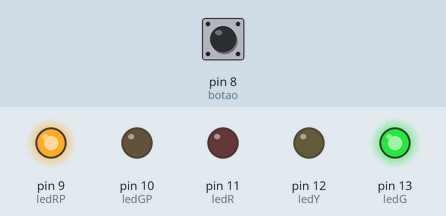
The sketch below on a simulated Arduino Uno, built with avr-gcc and run on an emulated ATmega328P. Parts: output pins drawn as LEDs (lit = HIGH). The inputs (shaded band) are chosen by the test bench; at power-on: pin 8 (botao) HIGH.

Above: at 1.2 s.
1.3 s: pin 8 (botao) pulled LOW for 0.15 s
At 5.6 s:
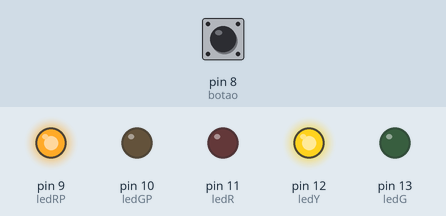
At 7.1 s:
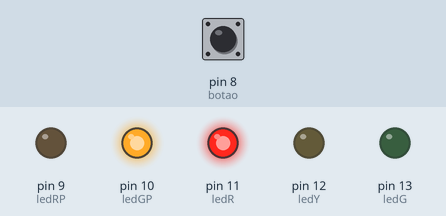
Timing chart, 0 to 19.3 s (numbered marks = the images above; inputs shaded):
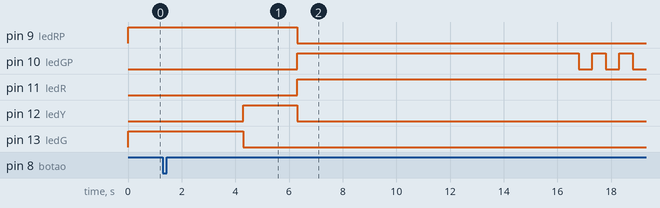

The sketch:

semaforo2.ino
```cpp
int ledR = 11, ledY = 12, ledG = 13, ledRP = 9, ledGP = 10, botao = 8;
bool estadoBotao = false;

void setup() {

  pinMode(botao,INPUT_PULLUP);
  pinMode(ledR,OUTPUT);
  pinMode(ledY,OUTPUT);
  pinMode(ledG,OUTPUT);
  pinMode(ledRP,OUTPUT);
  pinMode(ledGP,OUTPUT);

}

void loop() {

  estadoBotao = digitalRead(botao);

  digitalWrite(ledG,HIGH);
  digitalWrite(ledRP,HIGH);

  digitalWrite(ledR,LOW);
  digitalWrite(ledY,LOW);
  digitalWrite(ledGP,LOW);

  if(estadoBotao == false){

    delay(3000);

    digitalWrite(ledG,LOW);
    digitalWrite(ledY,HIGH);

    delay(2000);

    digitalWrite(ledRP,LOW);
    digitalWrite(ledY,LOW);
    digitalWrite(ledR,HIGH);
    digitalWrite(ledGP,HIGH);

    delay(10000);

    for(int x=0;x<10;x++){
      digitalWrite(ledGP,HIGH);
      delay(500);
      digitalWrite(ledGP,LOW);
      delay(500);
     }

    }

}
```

Measured:
- after the input at 1.3 s, pin 9 (ledRP): HIGH → LOW after 5.0 s; pin 10 (ledGP): LOW → HIGH after 5.0 s, then repeats every 1.0 s: LOW 0.50 s, HIGH 0.50 s; pin 11 (ledR): LOW → HIGH after 5.0 s; pin 12 (ledY): LOW → HIGH after 3.0 s, → LOW 2.0 s later; pin 13 (ledG): HIGH → LOW after 3.0 s
